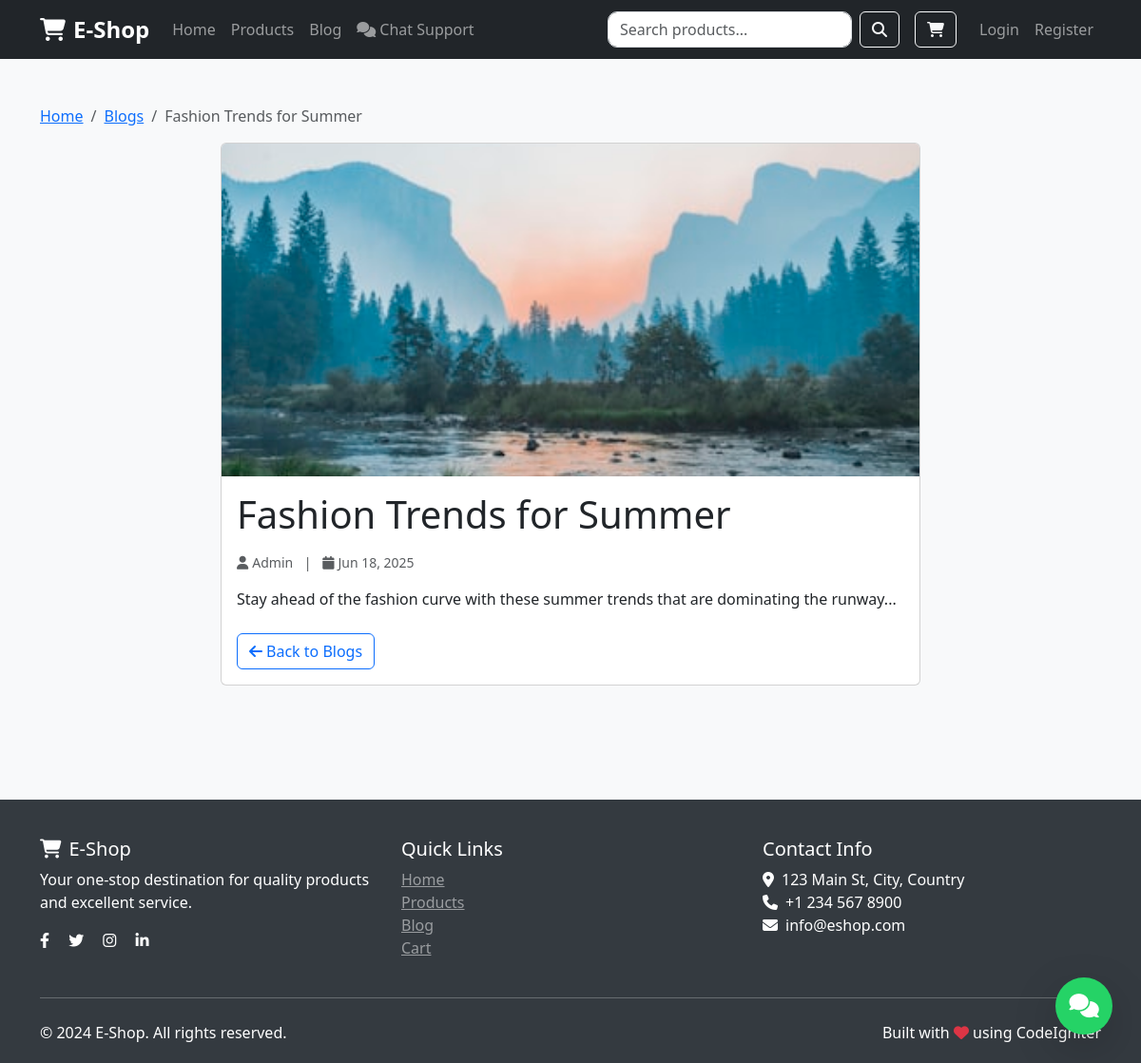
The page /blog/fashion-trends-summer on the database its author committed.
### tables this page shows
CREATE TABLE `blogs` (
  `id` int(11) NOT NULL,
  `title` varchar(200) NOT NULL,
  `slug` varchar(200) NOT NULL,
  `content` text NOT NULL,
  `image` varchar(255) DEFAULT NULL,
  `author_id` int(11) DEFAULT NULL,
  `status` enum('published','draft') DEFAULT 'draft',
  `created_at` timestamp NOT NULL DEFAULT current_timestamp(),
  `updated_at` timestamp NOT NULL DEFAULT current_timestamp() ON UPDATE current_timestamp()
);

CREATE TABLE `users` (
  `id` int(11) NOT NULL,
  `name` varchar(100) NOT NULL,
  `email` varchar(100) NOT NULL,
  `password` varchar(255) NOT NULL,
  `phone` varchar(20) DEFAULT NULL,
  `address` text DEFAULT NULL,
  `role` enum('user','admin') DEFAULT 'user',
  `status` enum('active','blocked') DEFAULT 'active',
  `created_at` timestamp NOT NULL DEFAULT current_timestamp(),
  `updated_at` timestamp NOT NULL DEFAULT current_timestamp() ON UPDATE current_timestamp()
);

### application/controllers/Home.php (called while the page is built, shortened)
<?php
class Home extends CI_Controller {
    public function __construct() {
        $this->load->helper('common');
        $this->load->model('Product_model');
        $this->load->model('Blog_model');
        $this->load->model('Order_model');
        $this->load->model('Chat_model', 'chat_model');
        $this->load->library('form_validation');
    }
    public function blog($slug) {
        $data['blog'] = $this->Blog_model->get_blog_by_slug($slug);
        $data['title'] = $data['blog']->title;
        $data['recent_blogs'] = $this->Blog_model->get_recent_blogs(5);
        $this->load->view('templates/header', $data);
        $this->load->view('blogs/detail', $data);
        $this->load->view('templates/footer');
    }
}

### index.php (called while the page is built, shortened)
<?php
require_once BASEPATH.'core/CodeIgniter.php';

### application/models/Blog_model.php (called while the page is built, shortened)
<?php
class Blog_model extends CI_Model {
    public function get_blog_by_slug($slug) {
        $this->db->select('blogs.*, users.name as author_name');
        $this->db->from('blogs');
        $this->db->join('users', 'users.id = blogs.author_id', 'left');
        $this->db->where('blogs.slug', $slug);
        $this->db->where('blogs.status', 'published');
        return $this->db->get()->row();
    }
    public function get_recent_blogs($limit = 5) {
        $this->db->select('blogs.*, users.name as author_name');
        $this->db->from('blogs');
        $this->db->join('users', 'users.id = blogs.author_id', 'left');
        $this->db->where('blogs.status', 'published');
        $this->db->order_by('blogs.created_at', 'DESC');
        $this->db->limit($limit);
        return $this->db->get()->result();
    }
}

### application/views/blogs/detail.php (the view)
<div class="container py-5">
    <nav aria-label="breadcrumb">
        <ol class="breadcrumb">
            <li class="breadcrumb-item"><a href="<?= base_url() ?>">Home</a></li>
            <li class="breadcrumb-item"><a href="<?= base_url('blogs') ?>">Blogs</a></li>
            <li class="breadcrumb-item active" aria-current="page"><?= htmlspecialchars($blog->title) ?></li>
        </ol>
    </nav>
    <div class="row">
        <div class="col-lg-8 mx-auto">
            <div class="card mb-4">
                <?php if ($blog->image): ?>
                    <img src="<?= base_url('uploads/blogs/' . $blog->image) ?>" class="card-img-top" alt="<?= htmlspecialchars($blog->title) ?>" style="max-height:350px;object-fit:cover;">
                <?php endif; ?>
                <div class="card-body">
                    <h1 class="card-title mb-3"><?= htmlspecialchars($blog->title) ?></h1>
                    <div class="mb-3 text-muted small">
                        <i class="fas fa-user me-1"></i><?= htmlspecialchars($blog->author_name ?? '') ?>
                        <span class="mx-2">|</span>
                        <i class="fas fa-calendar me-1"></i><?= date('M d, Y', strtotime($blog->created_at)) ?>
                    </div>
                    <div class="card-text mb-4">
                        <?= nl2br($blog->content) ?>
                    </div>
                    <a href="<?= base_url('blogs') ?>" class="btn btn-outline-primary"><i class="fas fa-arrow-left me-1"></i>Back to Blogs</a>
                </div>
            </div>
        </div>
    </div>
</div>

### application/views/templates/header.php (style rules this page uses)
:root { --primary-color: #007bff; --secondary-color: #6c757d; --success-color: #28a745; --danger-color: #dc3545; --warning-color: #ffc107; --info-color: #17a2b8; }
body { font-family: 'Segoe UI', Tahoma, Geneva, Verdana, sans-serif; background-color: #f8f9fa; }

### rows shown on the page
blogs: title "Fashion Trends for Summer", image (picture), author.name "Admin", created_at "Jun 18, 2025", content "Stay ahead of the fashion curve with these summer trends that are dominating the runway..."
